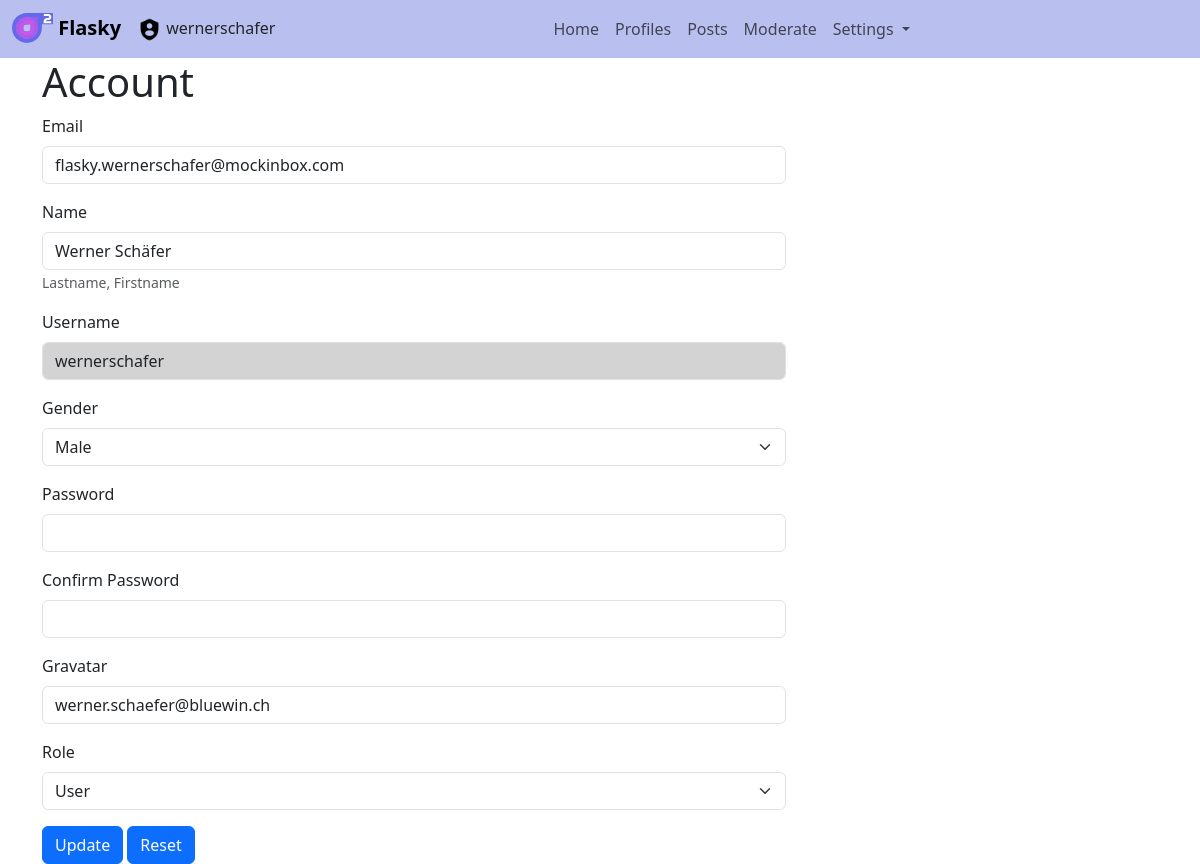
The page /auth/account on the database its author committed.
### app/models.py (models this page shows, shortened)
class User(UserMixin, db.Model):
    __tablename__ = 'users'
    id = db.Column(db.Integer, primary_key=True)
    email = db.Column(db.String(50), unique=True, index=True)
    username = db.Column(db.String(100), unique=True, index=True)
    name = db.Column(db.String(100))
    birthday = db.Column(db.Date)
    password_hash = db.Column(db.String(128))
    confirmed = db.Column(db.Boolean, default=False)
    location = db.Column(db.String(64))
    about_me = db.Column(db.Text())
    member_since = db.Column(db.DateTime(), default=datetime.utcnow)
    last_seen = db.Column(db.DateTime(), default=datetime.utcnow)
    role_id = db.Column(db.Integer, db.ForeignKey('roles.id'))
    role = db.relationship('Role')
    gravatar = db.Column(db.String(255), default=None, nullable=True)
    posts = db.relationship('Post', backref='author', lazy='dynamic', cascade='all, delete-orphan')
    faked = db.Column(db.Boolean, default=False)
    followed = db.relationship('Follow',
                               foreign_keys=[Follow.follower_id],
                               backref=db.backref('follower', lazy='joined'),
                               lazy='dynamic',
                               cascade='all, delete-orphan')
    followers = db.relationship('Follow',
                                foreign_keys=[Follow.followed_id],
                                backref=db.backref('followed', lazy='joined'),
                                lazy='dynamic',
                                cascade='all, delete-orphan')
    comments = db.relationship('Comment', backref='author', lazy='dynamic')
    @property
    def password(self):
        raise AttributeError('password is not a readable attribute')
    def verify_password(self, password):
        return check_password_hash(self.password_hash, password)
    def can(self, permissions):
        return self.role is not None and self.role.has_permission(permissions)
    def is_administrator(self):
        return self.can(Permission.ADMIN)

class Role(db.Model):
    __tablename__ = 'roles'
    id = db.Column(db.Integer, primary_key=True)
    name = db.Column(db.String(64), unique=True)
    default = db.Column(db.Boolean, default=False, index=True)
    permissions = db.Column(db.Integer)
    def has_permission(self, perm):
        return self.permissions & perm == perm

### app/auth/views.py (the view, shortened to what this page needs)
@auth.route('/account', methods=['GET', 'POST'])
def account():
    if not current_user.is_authenticated:
        raise ValidationError('Only logged in users can update their profile')
    user = User.query.filter_by(username=current_user.username).first()
    form = AccountForm()
    if request.method == 'GET':
        form.name.data = user.name
        form.username.data = user.username
        form.email.data = user.email
        form.gravatar.data = user.gravatar
        form.role.data = user.role
    return render_template('auth/account.html', title='Account', form=form, confirmed=user.confirmed)

### app/auth/forms.py
class AccountForm(UserBaseForm):
    def __init__(self, **kwargs):
        super().__init__(**kwargs)
        self.username.render_kw = {'readonly': True, 'style': 'background-color: lightgrey'}
    submit = SubmitField('Update')
    reset = SubmitField('Reset')

### app/auth/views.py (called while the page is built)
@auth.before_app_request
def before_request():
    if current_user.is_authenticated and not current_user.confirmed and request.blueprint != 'auth' and request.endpoint != 'static':
        return redirect(url_for('auth.unconfirmed'))

### app/main/views.py (called while the page is built)
@main.app_context_processor
def inject_permissions():
    return dict(Permission=Permission)

### config.py (called while the page is built)
    @property
    def DEFAULT_LOGIN(self):
        return 'wernerschafer/wernerschafer'

### run.py (called while the page is built)
@login_manager.request_loader
def load_user_from_request(request):
    if config.DEFAULT_LOGIN:
        username_passwords = config.DEFAULT_LOGIN.split('/')
        if len(username_passwords) != 2:
            raise ValueError('Wrong username/password combination.')
        user = User.query.filter_by(username=username_passwords[0]).first()
        if user is not None and user.verify_password(password=username_passwords[1]):
            trace.info(f'Logged in as {user.username}')
            return user
    return None

### app/templates/auth/account.html (shortened to what this page needs)
{% extends "bootstrap_base.html" %}
{% block content %}
<div class="page-header">
    <h1>{{ title }}</h1>
</div>
<div class="col-8">
    {{ render_form(form) }}
</div>
{% endblock %}

### app/templates/bootstrap_base.html (shortened to what this page needs)
<!doctype html>
<html lang="en">
<head>
    {% block head %}
        {% block styles %}
            {{ bootstrap.load_css() }}
            <link rel="stylesheet" type="text/css" href="{{ url_for('static', filename='styles.css') }}">
        {% endblock %}
    {% endblock %}
</head>
<body>
<header>
    <nav class="navbar navbar-expand-lg navbar-light" style="background-color: #b9c0f0;">
        <div class="container-fluid">
            <a class="navbar-brand fw-bold" href="{{ url_for('main.index') }}">
                <img src="{{ url_for('static', filename='varianceicon.svg') }}" alt="" height="30" width="41" class="d-inline-block" style="position: relative;top: -2px;">
                Flasky
            </a>
                <div class="justify-content-start flex-grow-0">
                    {% if current_user.is_administrator() %}
                        <img src="{{ url_for('static', filename='admin.png') }}" alt="" height="25" width="25">
                    {% endif %}
                    {{ current_user.username }}
                </div>
            <div class="collapse navbar-collapse" id="navbarToggle">
                <ul class="navbar-nav me-auto me-1 mb-lg-0">
                    <li class="nav-item active"><a class="nav-link" href="{{ url_for('main.index') }}">Home</a></li>
                    {% if current_user.is_authenticated %}
                        <li class="nav-item"><a class="nav-link" href="{{ url_for('profile.list_profiles') }}">Profiles</a></li>
                        <li class="nav-item"><a class="nav-link" href="{{ url_for('post.show_posts') }}">Posts</a></li>
                        {% if current_user.can(Permission.MODERATE) %}
                            <li><a class="nav-link" href="{{ url_for('main.for_moderators_only') }}">Moderate</a></li>
                        {% endif %}
                    {% endif %}
                    <li class="nav-item dropdown">
                        <a class="nav-link dropdown-toggle" href="#" id="navbarSettings" role="button" data-bs-toggle="dropdown" aria-expanded="false">
                            Settings
                        </a>
                    </li>
                </ul>
            </div>
        </div>
    </nav>
</header>
<div class="container">
    {% from 'bootstrap5/form.html' import render_form, render_field %}
    {% block content %}
    {% endblock %}
</div>
</body>
</html>

### rows shown on the page
User: username "wernerschafer", email "flasky.wernerschafer@mockinbox.com", name "Werner Schäfer", gravatar "werner.schaefer@bluewin.ch", role "User"

### other values the page prints
{{ title }} "Account"
